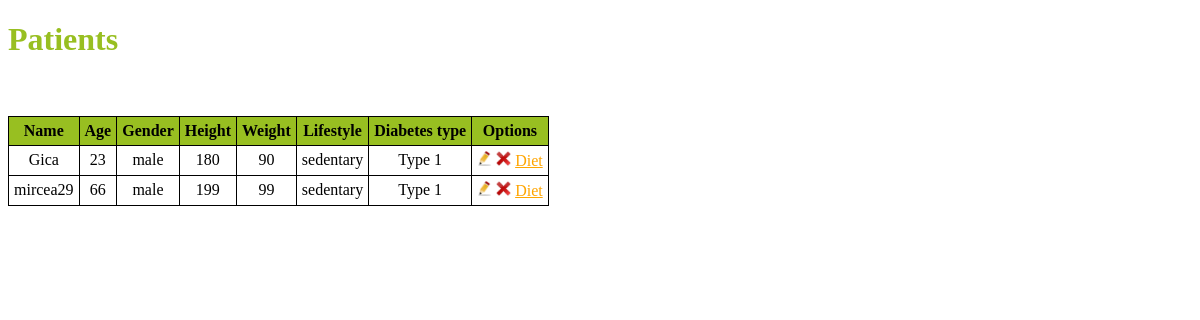
Page /patientsList.php on the committed database.
### tables this page shows
CREATE TABLE IF NOT EXISTS `patient` (
  `id` int(11) NOT NULL AUTO_INCREMENT,
  `name` varchar(100) NOT NULL,
  `age` int(2) NOT NULL,
  `gender` int(11) NOT NULL,
  `height` int(3) NOT NULL,
  `weight` int(3) NOT NULL,
  `lifestyle` int(11) NOT NULL,
  `diabetesType` int(11) NOT NULL,
  PRIMARY KEY (`id`)
);

### Classes/PatientProfile.php (called while the page is built, shortened)
<?php
class PatientProfile {
    private $name;
    private $age;
    private $gender;
    private $height;
    private $weight;
    private $lifestyle;
    private $diabetesType;
    public function getName() {
        return $this->name;
    }
    public function getAge() {
        return $this->age;
    }
    public function getGender() {
        return $this->gender;
    }
    public function getHeight() {
        return $this->height;
    }
    public function getWeight() {
        return $this->weight;
    }
    public function getLifestyle() {
        return $this->lifestyle;
    }
    public function getDiabetesType() {
        return $this->diabetesType;
    }
    public function load($id) {
        $sql = "SELECT * FROM patient
                WHERE id = {$id}";
        $result = mysql_query($sql);
        $row = mysql_fetch_assoc($result);
        $this->name = $row['name'];
        $this->age = $row['age'];
        $this->gender = $row['gender'];
        $this->height = $row['height'];
        $this->weight = $row['weight'];
        $this->lifestyle = $row['lifestyle'];
        $this->diabetesType = $row['diabetesType'];
        return true;
    }
    public static function getAll() {
        $sql = "SELECT * FROM patient";
        $result = mysql_query($sql);
        $patients = array();
        while ($row = mysql_fetch_assoc($result)) {
            $patients[$row['id']] = new PatientProfile();
            $patients[$row['id']]->load($row['id']);
        }
        return $patients;
    }
}
?>

### Classes/HelpClass.php (called while the page is built, shortened)
<?php
class HelpClass {
    public static function getGenders() {
        $sql = "SELECT * FROM gender";
        $result = mysql_query($sql);
        while ($row = mysql_fetch_assoc($result)) {
            $genders[$row['id']] = $row['name'];
        }
        return $genders;
    }
    public static function getDiabetesTypes() {
        $sql = "SELECT * FROM diabetesType";
        $result = mysql_query($sql);
        $types = array();
        while ($row = mysql_fetch_assoc($result)) {
            $types[$row['id']] = $row['name'];
        }
        return $types;
    }
    public static function getLifestyles() {
        $sql = "SELECT * FROM lifestyle";
        $result = mysql_query($sql);
        $lifestyles = array();
        while ($row = mysql_fetch_assoc($result)) {
            $lifestyles[$row['id']] = $row['name'];
        }
        return $lifestyles;
    }
}
?>

### patientsList.php (the view, shortened to what this page needs)
<?php
include_once('Classes/HelpClass.php');
include_once('Classes/PatientProfile.php');
$genders = HelpClass::getGenders();
$diabetesTypes = HelpClass::getDiabetesTypes();
$lifestyles = HelpClass::getLifestyles();
$patients = PatientProfile::getAll();
?>
<!DOCTYPE html>
<html>
    <head>
        <link rel="stylesheet" type="text/css" href="css/styles.css">
    </head>
    <body>
        <h1>  Patients
        </h1>
        <table class="list">
            <tbody>
                <tr>
                    <th >
                        Name
                    </th>
                    <th>
                        Age
                    </th>
                    <th>
                        Gender
                    </th>
                    <th>
                        Height
                    </th>
                    <th>
                        Weight
                    </th>
                    <th>
                        Lifestyle
                    </th>
                    <th>
                        Diabetes type
                    </th>
                    <th>
                        Options
                    </th>
                </tr>
                <?php
                if (count($patients) > 0) {
                    foreach ($patients as $key => $patient) {
                        echo "<tr>
                                    <td>{$patient->getName()}
                                    </td>
                                    <td>{$patient->getAge()}
                                    </td>
                                    <td>{$genders[$patient->getGender()]}
                                    </td>
                                    <td>{$patient->getHeight()}
                                    </td>
                                    <td>{$patient->getWeight()}
                                    </td>
                                    <td>{$lifestyles[$patient->getLifestyle()]}
                                    </td>
                                    <td>{$diabetesTypes[$patient->getDiabetesType()]}
                                    </td>
                                    <td>
                                    <a href=\"profile.php?patient={$key}\" ><image width=\"15px\" height=\"15px\" src=\"images/edit.png\" alt=\"edit\"/></a>
                                    <a href=\"patientsList.php?delete={$key}\" ><image width=\"15px\" height=\"15px\" src=\"images/delete.png\" alt=\"delete\"/></a>
                                    <a href=\"dishesList.php?patient={$key}\" >Diet</a>
                                    </td>
                                 </tr>";
                    }
                }
                ?>
            </tbody>
        </table>
    </body>
</html>

### css/styles.css (style rules this page uses)
td { padding:5px; }
table.list td { padding:5px; margin: 0; border: 1px solid; text-align: center; vertical-align: middle; }
table.list th { padding:5px; margin: 0; border: 1px solid; text-align: center; background-color: #98BF21; }
table.list { padding:10px; border-collapse: collapse; margin: 0; text-align: center; }
a { color: orange; }
h1 { color:#98BF21; }

### rows in the picture
patient: name "Gica", age "23", Gender "male", height "180", weight "90", lifestyle "sedentary", DiabetesType "Type 1"
patient: name "mircea29", age "66", Gender "male", height "199", weight "99", lifestyle "sedentary", DiabetesType "Type 1"
